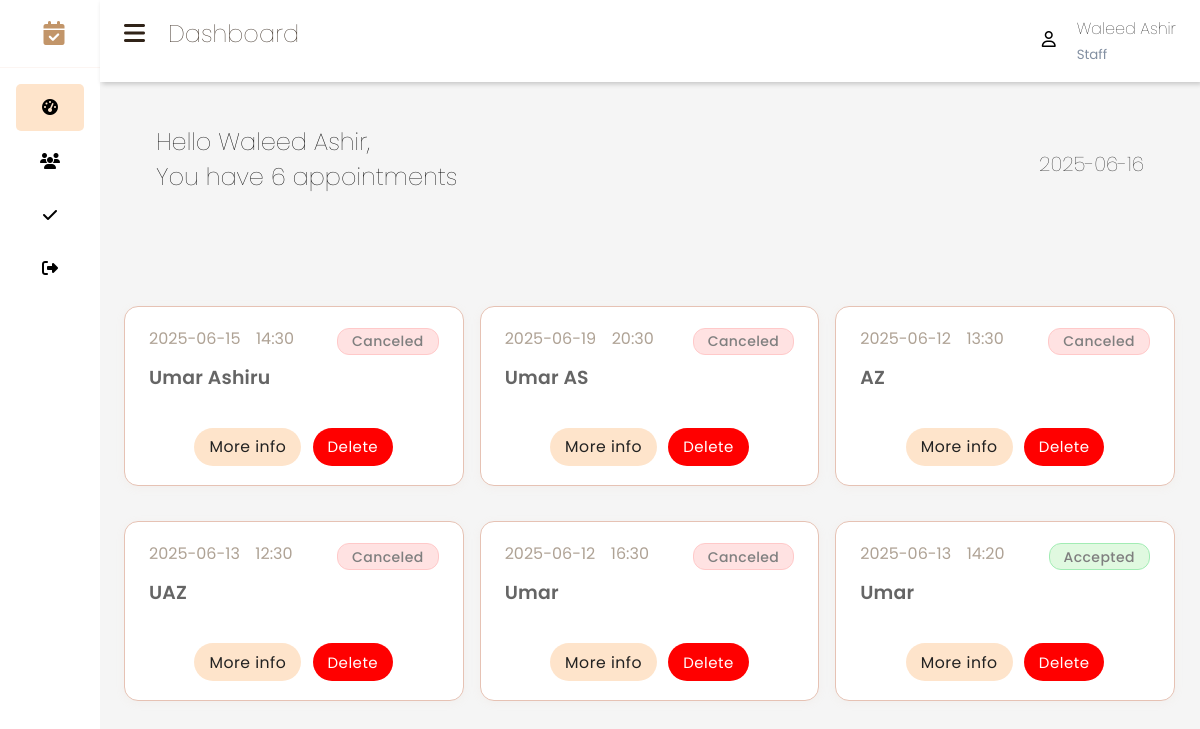
The page /staff_dashboard (signed in) on the database as committed earlier.
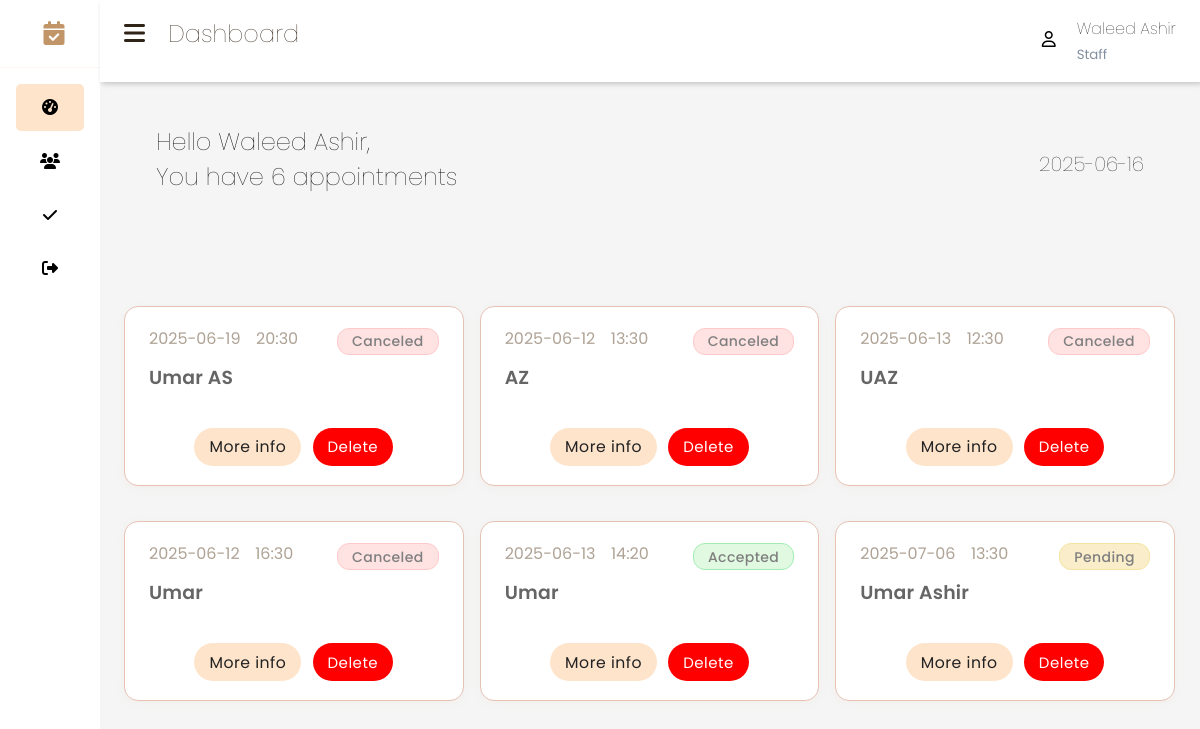
The same page on the database as committed later.
### app/models.py (models this page shows, shortened)
class User(db.Model, UserMixin):
    id = db.Column(db.Integer, primary_key=True)
    username = db.Column(db.String(100), unique=True, nullable=False)
    password = db.Column(db.String(100))
    role = db.Column(db.String(10), nullable=False, default='pending')
    google_id = db.Column(db.String(100), unique=True)
    name = db.Column(db.String(100), unique=True)

class Appointment(db.Model):
    id = db.Column(db.Integer, primary_key=True)
    client_id = db.Column(db.Integer, db.ForeignKey('user.id'), nullable=False)
    client_name = db.Column(db.String(100), nullable=False)
    client_mail = db.Column(db.String(100), nullable=False)
    appointment_date = db.Column(db.String(10), nullable=False)
    appointment_time = db.Column(db.String(5), nullable=False)
    person_name = db.Column(db.String(100), nullable=False)
    status = db.Column(db.String(20), default='pending')  # 'pending', 'accepted', 'rescheduled', 'canceled'
    staff_reason = db.Column(db.String(255))  # Reason for reschedule/cancel

### app/routes.py (the view)
    @app.route('/staff_dashboard')
    @login_required
    def staff_dashboard():
        if current_user.role != 'staff':
            return redirect(url_for('client_dashboard'))
        appointments = Appointment.query.filter_by(person_name=current_user.username).all()
        admin_username = current_user.username
        current_date = date.today()
        appointment_count = len(appointments)
        message = f"You have {appointment_count} appointments"
        staff_counts = get_staff_appointments_count()
        return render_template('staff_dashboard.html', appointments=appointments, admin_username=admin_username, current_date=current_date, message=message)

### app/routes.py (called while the page is built)
def get_staff_appointments_count():
    results = (
        db.session.query(Appointment.person_name, func.count(Appointment.id))
        .group_by(Appointment.person_name)
        .all()
    )
    staff_counts = {person_name: count for person_name, count in results}
    return staff_counts

### app/templates/staff_dashboard.html (shortened to what this page needs)
{% extends 'staff_base.html' %}
{% block content %}
        <main>
            <div class="projects-section">
                <div class="projects-section-header">
                     <div class="message">
                            <h1>Hello {{ admin_username }},</h1>
                            <h1>{{ message }}</h1>
                        </div>
            <p class="time">{{ current_date }}</p>
                </div>
                  </div>
                <div class="project-boxes jsGridView">
                {% for appointment in appointments %}
                  <div class="project-box-wrapper">
                    <div class="project-box styled-card">
                      <div class="project-box-header styled-card-header">
                        <div>
                          <span class="date">{{ appointment.appointment_date }}</span>
                          <span class="time">{{ appointment.appointment_time }}</span>
                        </div>
                        <span class="status-badge
                          {% if appointment.status == 'pending' %}status-pending
                          {% elif appointment.status == 'accepted' %}status-accepted
                          {% elif appointment.status == 'rescheduled' %}status-rescheduled
                          {% elif appointment.status == 'canceled' %}status-canceled
                          {% endif %}">
                          {{ appointment.status|capitalize }}
                        </span>
                      </div>
                      <div class="project-box-content-header styled-card-content">
                        <p class="box-content-header client-name">{{ appointment.client_name }}</p>
                      </div>
                      <div class="project-box-footer styled-card-footer">
                        <a href="{{url_for ('appointments') }}" class="info">More info</a>
                        <form action="{{ url_for('delete_appointment', appointment_id=appointment.id) }}" method="post">
                          <button type="submit"
                            class="delete-btn"
                            onclick="return confirm('Are you sure you want to delete this appointment?');">
                            Delete
                          </button>
                        </form>
                      </div>
                    </div>
                  </div>
                {% endfor %}
              </div>
            </div>
{% endblock %}

### app/templates/staff_base.html (shortened to what this page needs)
<!DOCTYPE html>
<html lang="en">
<head>
    <link rel="stylesheet" href="https://cdnjs.cloudflare.com/ajax/libs/font-awesome/6.7.2/css/all.min.css" />
    <link rel="stylesheet" href="{{ url_for('static', filename='css/style.css') }}">
    <link rel="stylesheet" href="{{ url_for('static', filename='css/styling.css') }}">
</head>
<body>
    <section class="sidebar">
        <div class="sidebar-brand">
            <h2>
                <span><i class="fas fa-calendar-check"></i></span>
            </h2>
        </div>
        <div class="sidebar-menu">
            {% block active %}
            <ul>
                <li>
                    <a href="#" class="active">
                        <span><i class="fas fa-tachometer-alt"></i> </span>
                    </a>
                </li>
                <li>
                    <a href="{{ url_for('appointments') }}">
                        <span><i class="fa-solid fa-users"></i> </span>
                    </a>
                </li>
                <li>
                    <a href="#">
                        <span><i class="fa-solid fa-check"></i> </span>
                    </a>
                </li>
                <li>
                    <a href="{{ url_for('logout') }}">
                        <span><i class="fas fa-sign-out-alt"></i></span>
                    </a>
                </li>
            </ul>
            {% endblock %}
        </div>
    </section>
    <div class="main-content">
            <header>
                <div class="header-title">
                    <h2>
                        <label for="nav-toggle">
                          <i class="fas fa-bars"></i>
                        </label>
                        Dashboard
                    </h2>
                </div>
                <div class="user-wrapper">
                    <i class="fas fa-user"></i>
                    <div>
                        <h4>{{ admin_username }}</h4>
                        <small>Staff</small>
                    </div>
                </div>
            </header>
            {% block content %}
            {% endblock %}
</body>
</html>

### app/static/css/styling.css (style rules this page uses)
html, body { font-family: Poppins, "DM Sans", sans-serif; background-color: white; }
:root { --main-accent: black; --main-light: #fff; }
.styled-card { border: 1.5px solid #e6c2b4; border-radius: 14px; background: #fff; box-shadow: 0 2px 8px rgba(230,194,180,0.10); padding: 1.2rem 1.5rem 1.2rem 1.5rem; display: flex; flex-direction: column; justify-content: space-between; min-height: 180px; margin-bottom: 1.2rem; transition: box-shadow 0.2s; }
.styled-card-header { display: flex; justify-content: space-between; align-items: flex-start; margin-bottom: 0.7rem; }
.styled-card-header .date, .styled-card-header .time { display: inline-block; font-size: 1em; color: #8d7b68; margin-right: 0.7em; font-weight: 400; }
.styled-card-header .time { margin-right: 0; }
.status-badge { display: inline-block; padding: 0.3em 1em; border-radius: 12px; font-size: 0.95em; font-weight: 500; letter-spacing: 0.03em; text-transform: capitalize; margin-left: 0.5em; margin-top: 2px; }
.status-pending { background: #f7e6b5; color: #b48a00; border: 1px solid #f1d97a; }
.status-accepted { background: #d4f7d4; color: #1a7f37; border: 1px solid #7be495; }
.status-canceled { background: #ffd6d6; color: #d32f2f; border: 1px solid #ffb3b3; }
.styled-card-content { margin-bottom: 1.1rem; text-align: left; }
.client-name { font-size: 1.18em; font-weight: 600; color: #252525; margin-bottom: 0.2em; letter-spacing: 0.01em; }
.styled-card-footer { display: flex; gap: 0.7em; align-items: center; margin-top: auto; padding-top: 0.5em; }
.styled-card-footer .info { font-size: 0.98em; padding: 7.5px 15px; border-radius: 20px; background-color: #fee4cb; color: #222; font-weight: 400; letter-spacing: 0.5px; text-decoration: none; border: none; transition: background 0.18s, color 0.18s; display: inline-block; }
.styled-card-footer .delete-btn { font-family: Poppins, sans-serif; font-size: 15px; font-weight: 400; letter-spacing: 0.5px; padding: 7.5px 15px; border-radius: 20px; border: 0; background-color: #ff0000; color: #fff; cursor: pointer; transition: background 0.18s, color 0.18s; text-decoration: none; box-shadow: none; outline: none; display: inline-block; }

Rows that differ between the two databases and show on the page:
removed Appointment: appointment_date "2025-06-15", appointment_time "14:30", status "Canceled", client_name "Umar Ashiru"
added Appointment: appointment_date "2025-07-06", appointment_time "13:30", status "Pending", client_name "Umar Ashir"
